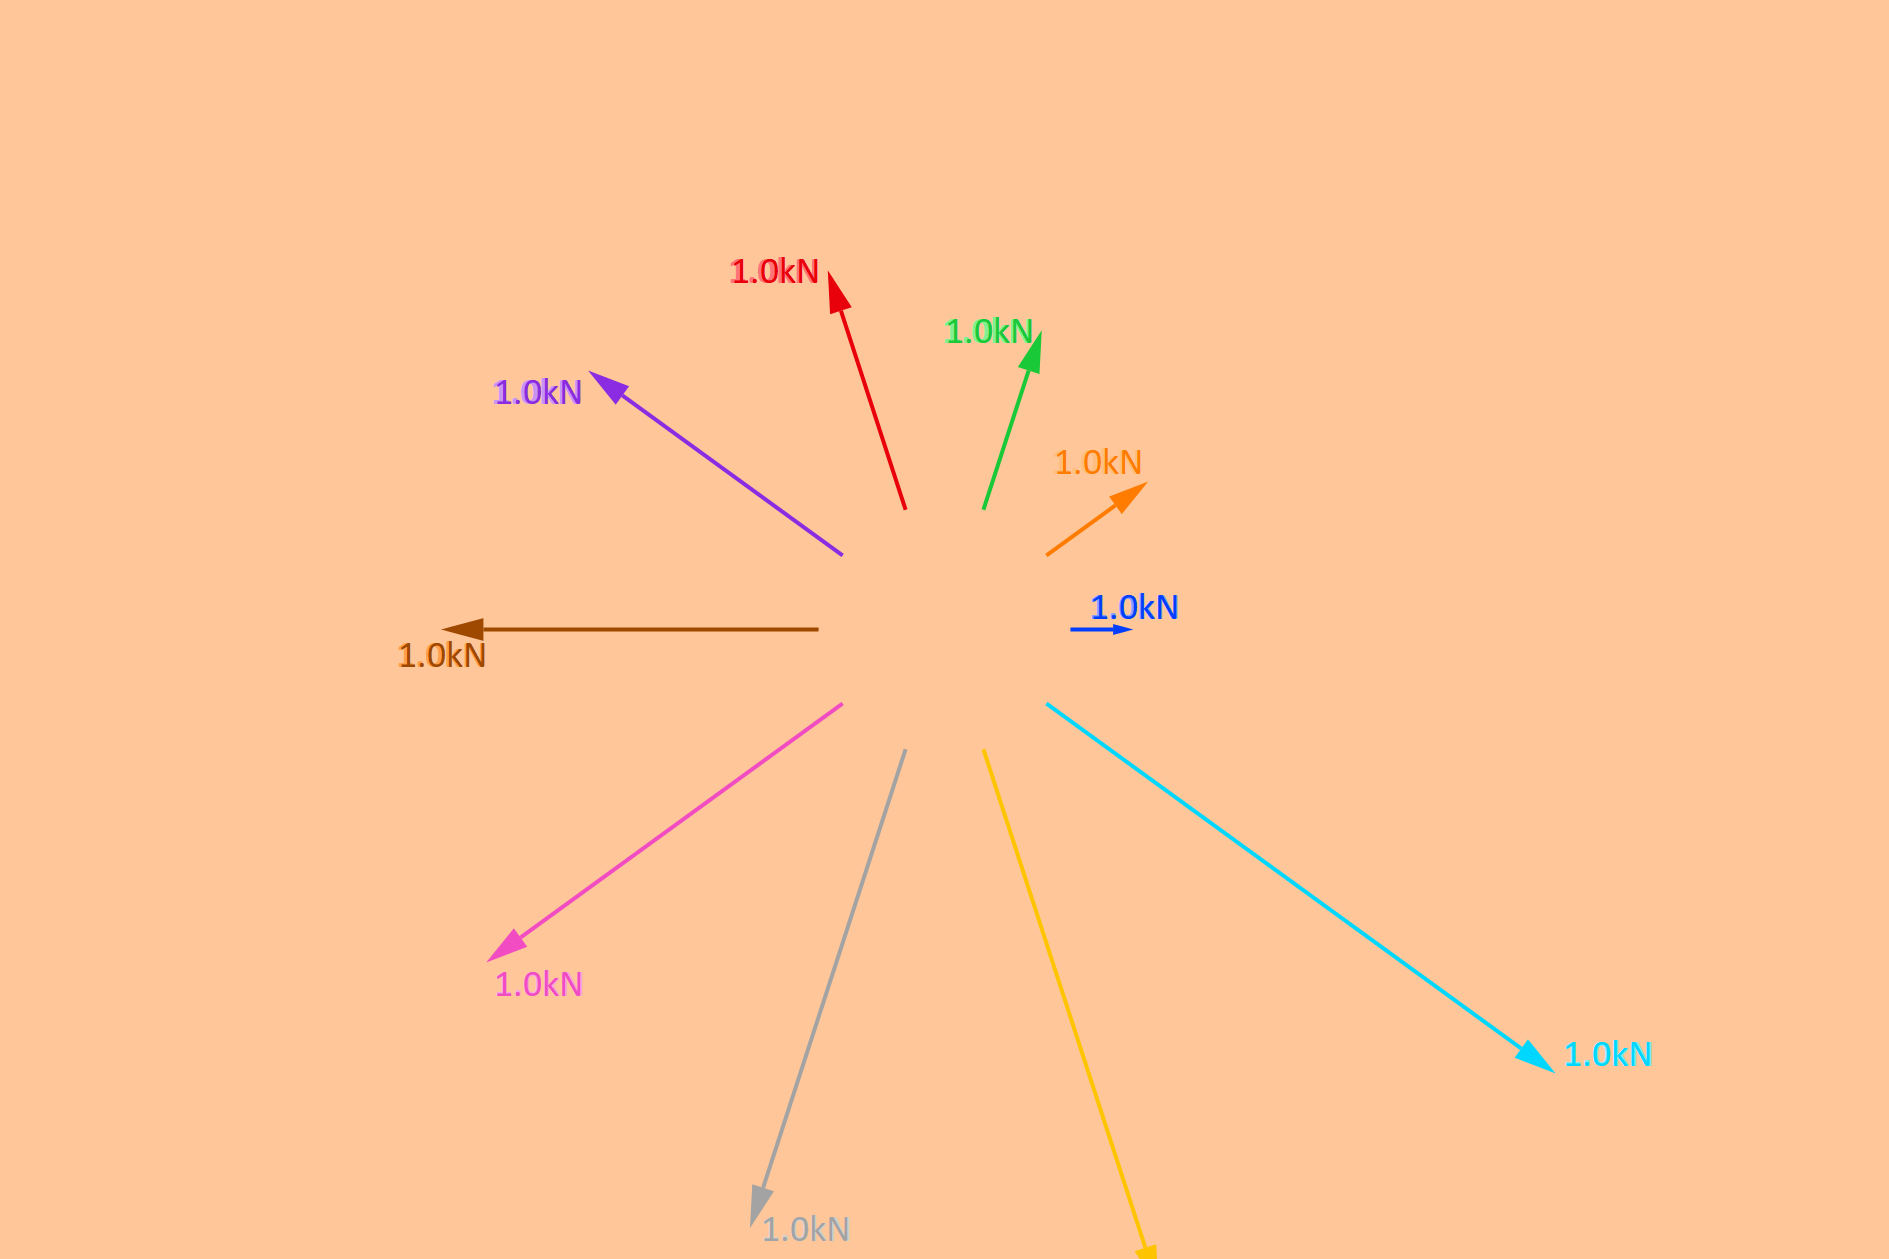

This chart was generated by the following Julia code:
using MechanicalSketch
import MechanicalSketch: sethue, background, O, HE, color_with_luminance,
    finish, set_scale_sketch, arrow, °, m, kN

let
empty_figure(joinpath(@__DIR__, "test_16.png"))
background(color_with_luminance(PALETTE[6], 0.8))
sethue(PALETTE[4])


function scaleindicator_force(α)
    p1 = O + 2m .* (cos(α), sin(α))
    arrow(p1, 1kN, α = α, labellength = true)
end

for i = 1:10
    sethue(PALETTE[i])
    set_scale_sketch(20kN,  HE * i)
    scaleindicator_force(36° * (i - 1))
end


finish()
# reset default:
set_scale_sketch()
nothing
end